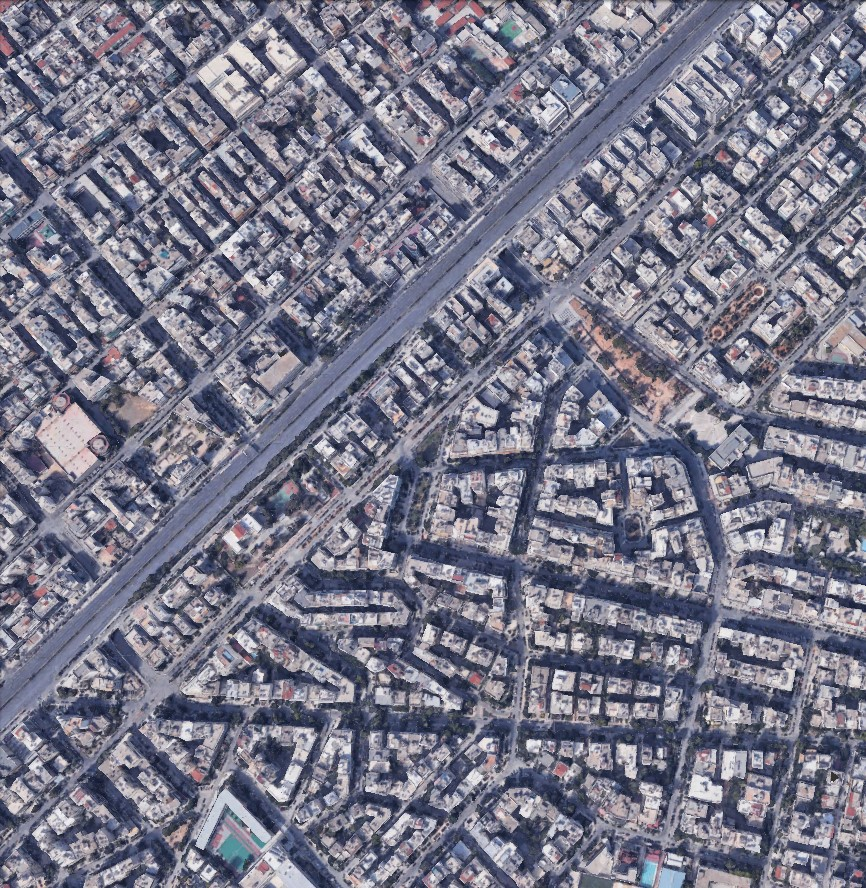
#> input picture datasets/sources/source_diverse/images/0citydense.jpg, 866 x 888 px, given as the content of the folder es/../datasets/sources/source_diverse/images/0citydense.jpg/, which was not available
$ python travel_assist.py
#> lines starting #> are read from the running program, lines starting #| are printed output that depends on the picture; pictures that were not available may be replaced by others from this repository, and a replacement may not be noted
import cv2 as cv
import numpy as np
import os
import imutils
from matplotlib import pyplot as plt


# -------------------------------------------------- Misc Methods -------------------------------------------------------------- #

def wait_for_esc():
    while True:
        if cv.waitKey(1) == 27:
            cv.destroyAllWindows()
            break


def yes_no(arg):
    args = (['y', 'Y', 'yes', 'Yes', 'YES'], ['n', 'N', 'no', 'No', 'NO'])
    while True:
        if arg in args[0]:
            return True
        elif arg in args[1]:
            return False
        else:
            print("Please give a correct answer: ['y', 'Y', 'yes', 'Yes', 'YES'] or ['n', 'N', 'no', 'No', 'NO']")


def draw_image(img, x, y, radius=10, color=(0, 0, 255)):
    try:
        img = cv.cvtColor(img, cv.COLOR_GRAY2BGR)
    except cv.error:
        cv.circle(img, (x, y), radius, color, -1)
        return img

    cv.circle(img, (x, y), radius, color, -1)
    return img


def snap_image(img, top_x, top_y, dim):
    return img[top_y:top_y + dim, top_x:top_x + dim]


# ------------------------------------------------------------------------------------------------------------------------------ #

# ------------------------------------------------- Image Processing ----------------------------------------------------------- #

# [7 lines left out: function _grayscale, not called in this run]


def _rotate(img, rot_deg):
    # Rotate the image
    return imutils.rotate(img, int(rot_deg))


class Processor:

    def __init__(self):
        self.processed_img = None


    def process_image(self, src_img, rot_deg=0, args=None):
        """Applies image processing techniques on an image.
        Args:
            src_img: Image to be processed
            rot_deg: Degrees that the image will be rotated
            args: List of strings containing the functions that can be called. Can be 'rotate' and 'grayscale'
        Returns:
            Processed image

        """
        self.processed_img = src_img
        if 'rotate' in args:
            self.processed_img = _rotate(self.processed_img, rot_deg)
        elif 'grayscale' in args:
            self.processed_img = _grayscale(self.processed_img)

        return self.processed_img


# ------------------------------------------------------------------------------------------------------------------------------ #

# --------------------------------------------- Matching Algorithm ------------------------------------------------------------- #

# Returns the top left pixel location of the sensed template
def findTarget(src, temp):
    """Uses openCV's matchTemplate to find a desired target inside the source image.

    :param src: Source image
    :param temp: Template image
    :return: Tuple containing the sensed target top left coordinates
    """

    # Apply template matching
    res = cv.matchTemplate(src, temp, cv.TM_CCOEFF)
    min_val, max_val, min_loc, max_loc = cv.minMaxLoc(res)

    return max_loc  # Return top left position


# ------------------------------------------------------------------------------------------------------------------------------ #

# --------------------------------------------- Statistical Analysis ----------------------------------------------------------- #

class Evaluator:
    """Performs the find_target() function for multiple source images on multiple templates, compares the results with
    the locations in the actual_match list, calculates the displacement and finally; writes the results on a text file.
    Args:
        src: Source images list
        temp: Template images list
        actual_match: List of strings containing the correct coordinates for a give target
        rotation: Rotation value for process_image()
    Returns: A well structured string containing the results of the experiment or a tuple of the resulting data
    """

    # [72 lines left out: functions __init__, evaluate, _run_evaluation, _write_experiment, _plot_data, not called in this run]


# ------------------------------------------------------------------------------------------------------------------------------ #

# -------------------------------------------------- Simulation ---------------------------------------------------------------- #

class Simulator:

    def __init__(self, sat_images=None, sim_uav_images=None):
        self.sat_images = sat_images
        self.sim_uav_images = sim_uav_images
        self.params = 100, 'East', 'South', 45, 200
        self.dx = 0
        self.dy = 0


    def _verbose_sim(self, sat_image, sim_uav_image, inertial_error):
        """ Performs simulation with detailed output, including images and console prints

        Args:
            sat_image: Satellite image
            sim_uav_image: UAV image
            inertial_error: Heading error produced by the INS

        Returns:

        """
        _, dx_bias, dy_bias, heading, capture_dim = self.params

        prc = Processor()
        # Set center of satellite images
        sat_image_center = (int(sat_image.shape[0] / 2), int(sat_image.shape[1] / 2))

        # Coordinates where the UAV will capture an image
        actual_capture_coord = sat_image_center[0] + self.dx, sat_image_center[1] + self.dy
        print('The UAV is off course {} horizontally and {} vertically'.format(self.dx, self.dy))

        # "Capturing" the UAV image by cropping the uav_processed_image
        capt_top_left = (actual_capture_coord[0] - int(capture_dim / 2),  # Top left pixel location of captured image
                         actual_capture_coord[1] - int(capture_dim / 2))
        # Cropping the UAV image
        captured_img = snap_image(sim_uav_image, capt_top_left[0], capt_top_left[1], capture_dim)

        # Displaying the actual UAV location on the satellite image
        marked_loc_img = draw_image(sat_image, actual_capture_coord[0], actual_capture_coord[1], color=(255, 0, 0))
        cv.imshow('Actual UAV location', marked_loc_img)
        cv.imshow('Captured image', captured_img)
        wait_for_esc()

        # Rotate the image clockwise to simulate the insertion angle plus the INS error
        captured_img = prc.process_image(captured_img, rot_deg=heading + inertial_error, args=['rotate'])
        print('The INS made a {} degree error\nPress ESC to continue'.format(inertial_error))

        # Rotate the image to match its orientation into what the UAV thinks is true north. Doesn't include the INS error
        print('INS : {} degrees insertion angle\nRotating image accordingly...\nPress ESC to continue'.format(heading))
        captured_img = prc.process_image(captured_img, rot_deg=-heading, args=['rotate'])

        # Crop the image to get rid of black areas caused by rotation
        captured_img = captured_img[
                       int(captured_img.shape[0] / 4):int(captured_img.shape[0] / 4) + int(captured_img.shape[0] / 2),
                       int(captured_img.shape[1] / 4):int(captured_img.shape[1] / 4) + int(captured_img.shape[1] / 2)]

        # Find where the captured image is located relative to the satellite image
        captured_image_location = findTarget(sat_image, captured_img)  # Top-left location of the template image

        # captured_image_location contains the top left pixel location of matched image. Calculate the central pixel
        captured_img_center = (captured_image_location[0] + int(captured_img.shape[0] / 2),
                               captured_image_location[1] + int(captured_img.shape[1] / 2))

        # Diplay both the actual and the calculated UAV position on the image
        marked_loc_img = draw_image(marked_loc_img, captured_img_center[0], captured_img_center[1])
        cv.imshow('Actual location (Blue) vs Calculated location (Red)', marked_loc_img)
        wait_for_esc()

        # Course correction data
        x_error, y_error = captured_img_center[0] - actual_capture_coord[0], captured_img_center[1] - actual_capture_coord[1]
        sensed_center_displacement = captured_img_center[0] - sat_image_center[0], sat_image_center[1] - captured_img_center[1]
        print('The UAV is off center {} meters horizontally and {} meters vertically\n'
              'And the error is {:.2f} meters horizontally and {:.2f} meters vertically\n\n'.format(
            sensed_center_displacement[0], sensed_center_displacement[1], x_error, y_error))

        return x_error, y_error


    def _set_uav_params(self, use_defaults):
        if not use_defaults:
            dist_center = input('Enter distance from center\n')
            dx_bias = input('Enter direction of horizontal displacement: West or East\n')
            dy_bias = input('Enter direction of vertical displacement: North or South\n')
            heading = int(input('Enter heading angle relative to true North\n'))
            capture_dim = int(input('Enter the dimension of the captured images. Default is 200\n'))
            self.params = int(dist_center), dx_bias, dy_bias, int(heading), int(capture_dim)


    def _init_variables(self, sat_dir, sim_uav_dir, use_defaults):
        """

        Args:
            sat_dir: Satellite images directory
            sim_uav_dir: UAV images directory
            use_defaults: Determines whether to use default Simulation.params values or have the user set them

        Returns:

        """
        # Initialize variables
        self._set_uav_params(use_defaults)
        dist_center, dx_bias, dy_bias, heading, capture_dim = self.params

        # Read images
        rd = ImageReader()
        self.sat_images = rd.readImages(sat_dir)
        self.sim_uav_images = rd.readImages(sim_uav_dir)

        # Central displacement error
        dx = {'West': -dist_center, 'East': dist_center}
        dy = {'South': dist_center, 'North': -dist_center}
        self.dx = dx[dx_bias]
        self.dy = dy[dy_bias]

        return dist_center, dx_bias, dy_bias, heading, capture_dim


    def simulate(self, sat_dir, sim_uav_dir, use_defaults, inertial_error=np.random.uniform(0, 2)):
        """

        Args:
            sat_dir: Directory of satellite images
            sim_uav_dir: Directory of UAV images
            use_defaults: Determines whether to use default Simulation.params values or have the user set them
            inertial_error: Simulates the heading inaccuracy caused by the INS

        Returns:

        """
        self._init_variables(sat_dir, sim_uav_dir, use_defaults)

        # Simulation loop
        for index in range(len(self.sat_images)):
            # Run a simulation with _verbose_sim. Another method could also be used
            try:
                x_error, y_error = self._verbose_sim(self.sat_images[index], self.sim_uav_images[index], inertial_error)
            except cv.error as e:
                print('UAV flew outside the expected region\n\n{}'.format(e))
                return
            # Accumulate the central displacement error
            self.dx += x_error
            self.dy += y_error


# ------------------------------------------------------------------------------------------------------------------------------ #

# -------------------------------------------------- Setup Data ---------------------------------------------------------------- #

# Reads images and converts them to grayscale
class ImageReader:

    def __init__(self):
        self.directory = ''

    def readImages(self, directory):
        """Reads all images from selected path using OpenCV's imread and converts them to grayscale.

        Args:
            directory: Images directory

        Returns:

        """
        self.directory = directory

        # Append all the paths into lists
        img_paths = [os.path.join(directory, image_path) for image_path in os.listdir(directory)]

        # Sort the paths
        try:
            img_paths.sort(key=lambda name: int(os.path.splitext(os.path.basename(name))[0]))
        except ValueError:
            img_paths.sort()

        # Print all paths to make sure everything is ok
        for path in img_paths:
            print(path)

        return [cv.cvtColor(cv.imread(img_path), cv.COLOR_BGR2GRAY) for img_path in img_paths]


# ------------------------------------------------------------------------------------------------------------------------------ #

# -------------------------------------------------- User Interface ------------------------------------------------------------ #

class UI:

    def __init__(self, method=''):
        self._method = method
        self.simulator = None
        self.evaluator = None
        self.cwd = '../datasets/travel-assist'

    def experiment(self, method):
        """

        Args:
            method: Selects the method to run. Can be = 'simulation', 'plot', 'write text'
        """
        self._method = method
        return self._get_method()


    def _get_method(self):

        if self._method == 'simulation':
            return self._use_simulation()
#> the answer given: ../datasets/sources/source_diverse/images
#> the answer given: ../datasets/sources/source_diverse/images/0citydense.jpg
#> the answer given: ../datasets/sources/source_diverse/images/1citythin.jpg
#> the answer given: y
        elif (self._method == 'plot') or (self._method == 'write text'):
            return self._use_evaluation()


    def _use_simulation(self):

        self.cwd += '/sources/' + input(' the desired dataset directory\n{}\n'.format(os.listdir(self.cwd + '/sources/')))
        sat_dir = self.cwd + '/' + input('Select satellite image source:\n{}\n'.format(os.listdir(self.cwd))) + '/'
        uav_dir = self.cwd + '/' + input('Select UAV image source:\n{}\n\n'.format(os.listdir(self.cwd)))
        use_defaults = yes_no(input('Do you want to use the default simulation values? : '))

        self.simulator = Simulator()

        return self.simulator.simulate(sat_dir, uav_dir, use_defaults)
#> in _init_variables, `self.sat_images = rd.readImages(sat_dir)`: self.sat_images = 1 item
#> the loop in simulate, `for index in range(len(self.sat_images)):` made 1 pass; (key Esc is pressed on pass 1)
#> (dx_bias in _verbose_sim, dy_bias in _verbose_sim, heading in _verbose_sim, capture_dim in _verbose_sim, capt_top_left in _verbose_sim) on pass 1: ('East', 'South', 45, 200, (444, 433))
#> (printed output is left out)
#> pass 1, in _verbose_sim, `captured_img = snap_image(sim_uav_image, capt_top_left[0], capt_top_le..`:
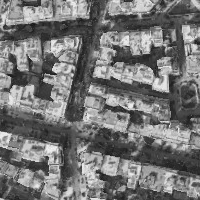
#> captured_img: shape (200, 200); min 23, max 247, mean 117.5
#> pass 1, in draw_image, `img = cv.cvtColor(img, cv.COLOR_GRAY2BGR)`:
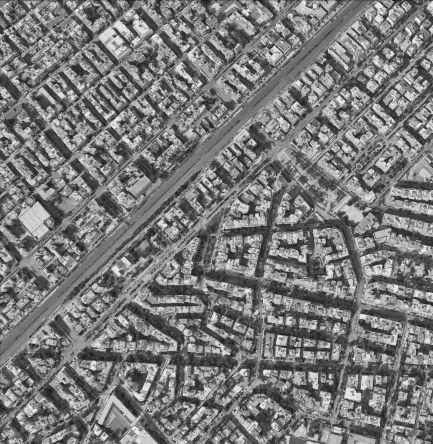
#> img: shape (888, 866, 3) (shown at 1/2 size); min 17, max 252, mean 121.6
#> pass 1, in process_image, `self.processed_img = _rotate(self.processed_img, rot_deg)`:
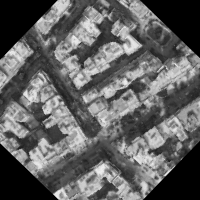
#> self.processed_img: shape (200, 200); min 0, max 238, mean 97.9
#> after the loop in simulate, `for index in range(len(self.sat_images)):`: self.dx = 100


    # [13 lines left out: function _use_evaluation, not called in this run]


# ------------------------------------------------------------------------------------------------------------------------------ #

# ----------------------------------------------------- Main ------------------------------------------------------------------- #
ui = UI()
ui.experiment('simulation')  # Either 'simulation', 'plot' or 'write text'

# sim = Simulator()
# sim.simulate('../datasets/travel-assist/sources/source-diverse/1.source', '../datasets/travel-assist/sources/source-diverse/3.cloudy-images', True, 10)

# ------------------------------------------------------------------------------------------------------------------------------ #

$ run again, on datasets/sources/source_diverse/images/4plainwithtrees.jpg
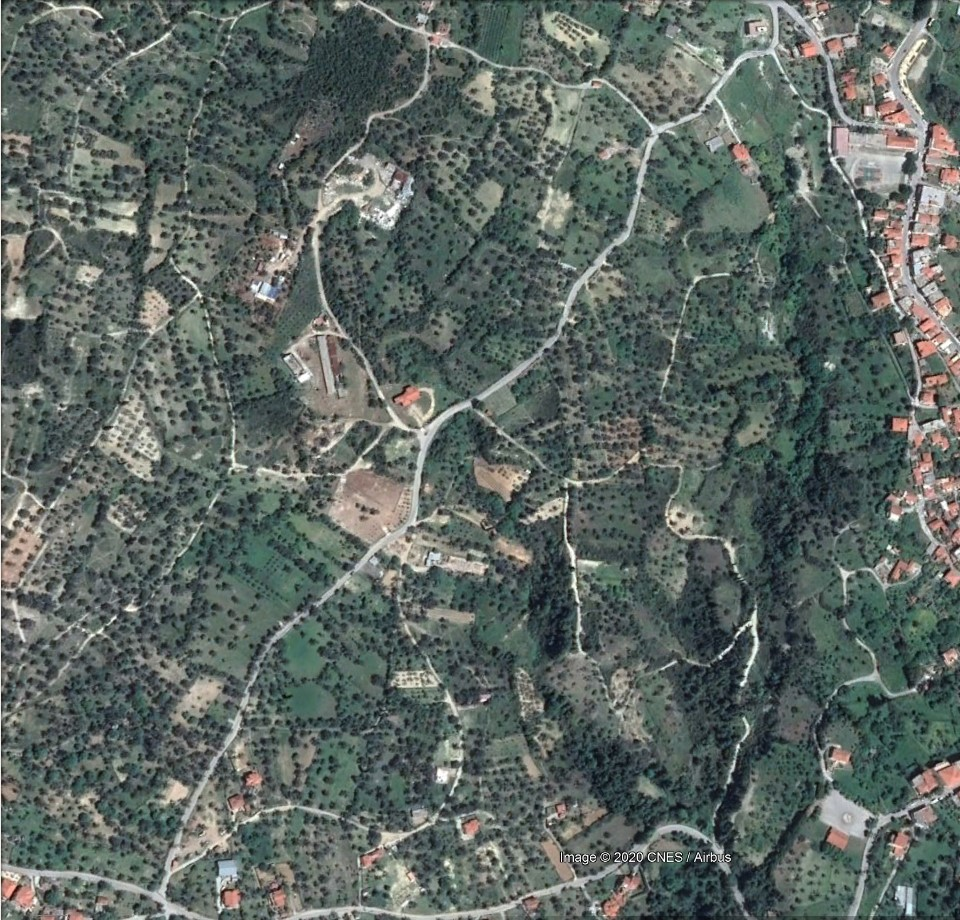
#> input picture datasets/sources/source_diverse/images/4plainwithtrees.jpg, 960 x 920 px, given as the content of the folder /datasets/sources/source_diverse/images/4plainwithtrees.jpg/, which was not available
#> self.sat_images = 1 item
#> the loop in simulate, `for index in range(len(self.sat_images)):` made 1 pass; (key Esc is pressed on pass 1)
#> (dx_bias in _verbose_sim, dy_bias in _verbose_sim, heading in _verbose_sim, capture_dim in _verbose_sim, capt_top_left in _verbose_sim) on pass 1: ('East', 'South', 45, 200, (460, 480))
#> (printed output is left out)
#> pass 1, in _verbose_sim, `captured_img = snap_image(sim_uav_image, capt_top_left[0], capt_top_le..`:
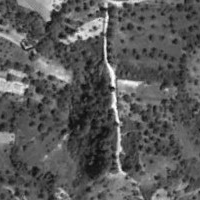
#> captured_img: shape (200, 200); min 12, max 254, mean 89.4
#> pass 1, in process_image, `self.processed_img = _rotate(self.processed_img, rot_deg)`:
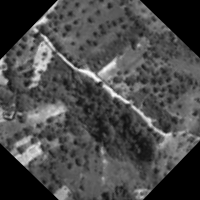
#> self.processed_img: shape (200, 200); min 0, max 253, mean 74.1
#> after the loop in simulate, `for index in range(len(self.sat_images)):`: self.dx = 100

$ run again, on datasets/sources/source_diverse/images/5plainnotrees.jpg
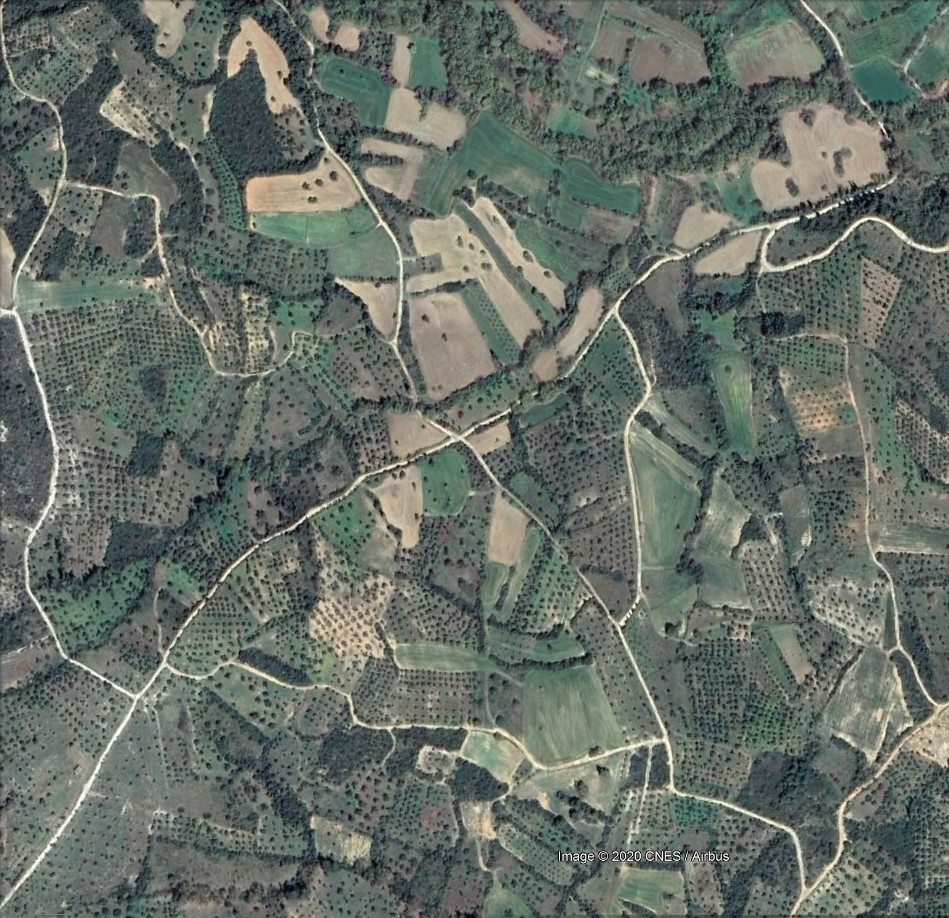
#> input picture datasets/sources/source_diverse/images/5plainnotrees.jpg, 949 x 918 px, given as the content of the folder ../datasets/sources/source_diverse/images/5plainnotrees.jpg/, which was not available
#> self.sat_images = 1 item
#> the loop in simulate, `for index in range(len(self.sat_images)):` made 1 pass; (key Esc is pressed on pass 1)
#> (dx_bias in _verbose_sim, dy_bias in _verbose_sim, heading in _verbose_sim, capture_dim in _verbose_sim, capt_top_left in _verbose_sim) on pass 1: ('East', 'South', 45, 200, (459, 474))
#> (printed output is left out)
#> pass 1, in _verbose_sim, `captured_img = snap_image(sim_uav_image, capt_top_left[0], capt_top_le..`:
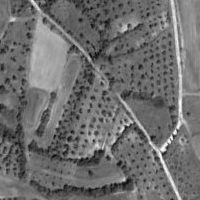
#> captured_img: shape (200, 200); min 8, max 254, mean 110.4
#> pass 1, in process_image, `self.processed_img = _rotate(self.processed_img, rot_deg)`:
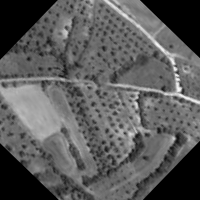
#> self.processed_img: shape (200, 200); min 0, max 247, mean 90.7
#> after the loop in simulate, `for index in range(len(self.sat_images)):`: self.dx = 100
